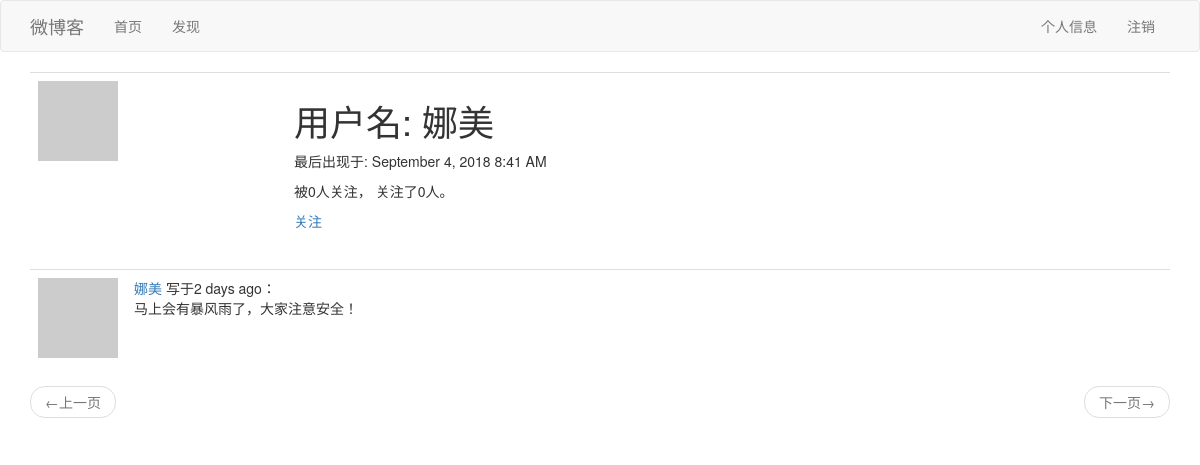
Page /user/娜美 (signed in) on the committed database.
### app/models.py (models this page shows, shortened)
class User(UserMixin, db.Model):
    id = db.Column(db.Integer, primary_key=True)
    username = db.Column(db.String(64), index=True, unique=True)
    email = db.Column(db.String(120), index=True, unique=True)
    password_hash = db.Column(db.String(128))
    posts = db.relationship('Post', backref='author', lazy='dynamic')
    about_me = db.Column(db.String(140))
    last_seen = db.Column(db.DateTime, default=datetime.utcnow)
    followed = db.relationship(
        'User', secondary=followers,
        primaryjoin=(followers.c.follower_id == id),
        secondaryjoin=(followers.c.followed_id == id),
        backref=db.backref('followers', lazy='dynamic'),
        lazy='dynamic')
    def avatar(self, size):
        digest = md5(self.email.lower().encode('utf-8')).hexdigest()
        return 'https://www.gravatar.com/avatar/{}?d=robohash&s={}'.format(
            digest, size)
    def is_following(self, user):
        return self.followed.filter(
            followers.c.followed_id == user.id).count() > 0

class Post(db.Model):
    id = db.Column(db.Integer, primary_key=True)
    body = db.Column(db.String(140))
    timestamp = db.Column(db.DateTime, index=True, default=datetime.utcnow)
    user_id = db.Column(db.Integer, db.ForeignKey('user.id'))

### app/routes.py (the view)
@app.route('/user/<username>')
@login_required
def user(username):
    user = User.query.filter_by(username=username).first_or_404()
    page = request.args.get('page', 1, type=int)
    posts = user.posts.order_by(Post.timestamp.desc()).paginate(
        page, app.config['POSTS_PER_PAGE'], False)
    next_url = url_for('index', page=posts.next_num) if posts.has_next else None
    prev_url = url_for('index', page=posts.prev_num) if posts.has_prev else None
    return render_template('user.html', user=user, posts=posts.items,
                           next_url=next_url, prev_url=prev_url)

### app/models.py (called while the page is built)
@login.user_loader
def load_user(id):
    return User.query.get(int(id))

### app/routes.py (called while the page is built)
@app.before_request
def before_request():
    if current_user.is_authenticated:
        current_user.last_seen = datetime.utcnow()
        db.session.commit()
    g.local = str(get_locale())

### app/templates/user.html (shortened to what this page needs)
{% extends 'base.html' %}
{% block app_content %}
    <table class="table table-hover">
        <tr>
            <td width="256px"><img src="{{ user.avatar(256) }}"></td>
            <td>
                <h1>{{ _('用户名') }}: {{ user.username }}</h1>
                {% if user.last_seen %}
                    <p>{{ _('最后出现于') }}: {{ moment(user.last_seen).format('LLL') }}</p>
                {% endif %}
                <p>
                    {{ _('被%(count)d人关注，', count=user.followers.count()) }}
                    {{ _('关注了%(count)d人。', count=user.followed.count()) }}
                </p>
                {% if user == current_user %}
                    <p>
                        <a href="{{ url_for('edit_profile') }}">{{ _('编辑个人信息') }}</a>
                    </p>
                {% elif not current_user.is_following(user) %}
                    <p>
                        <a href="{{ url_for('follow', username=user.username) }}">{{ _('关注') }}</a>
                    </p>
                {% else %}
                    <p>
                        <a href="{{ url_for('unfollow', username=user.username) }}">{{ _('取消关注') }}</a>
                    </p>
                {% endif %}
            </td>
        </tr>
    </table>
    {% for post in posts %}
        {% include "_post.html" %}
    {% endfor %}
    <nav aria-label="...">
        <ul class="pager">
            <li class="previous{% if not prev_url %} disabled{% endif %}">
                <a href="{{ prev_url or '#' }}">
                    <span aria-hidden="true">&larr;</span>{{ _('上一页') }}
                </a>
            </li>
            <li class="next{% if not next_url %} disabled{% endif %}">
                <a href="{{ next_url or '#' }}">
                    {{ _('下一页') }}<span aria-hidden="true">&rarr;</span>
                </a>
            </li>
        </ul>
    </nav>
{% endblock %}

### app/templates/_post.html (shortened to what this page needs)
<table class="table table-hover">
    <tr>
        <td width="70px">
            <a href="{{ url_for('user', username=post.author.username) }}">
                <img src="{{ post.author.avatar(36) }}">
            </a>
        </td>
        <td>
            {{ _('%(username)s写于%(when)s：',
                username=user_link,
                when=moment(post.timestamp).fromNow()) }}
            <br/>
            {{ post.body }}
        </td>
</table>

### rows in the picture
User: username "娜美", last_seen "September 4, 2018 8:41 AM"
Post: body "马上会有暴风雨了，大家注意安全！"
